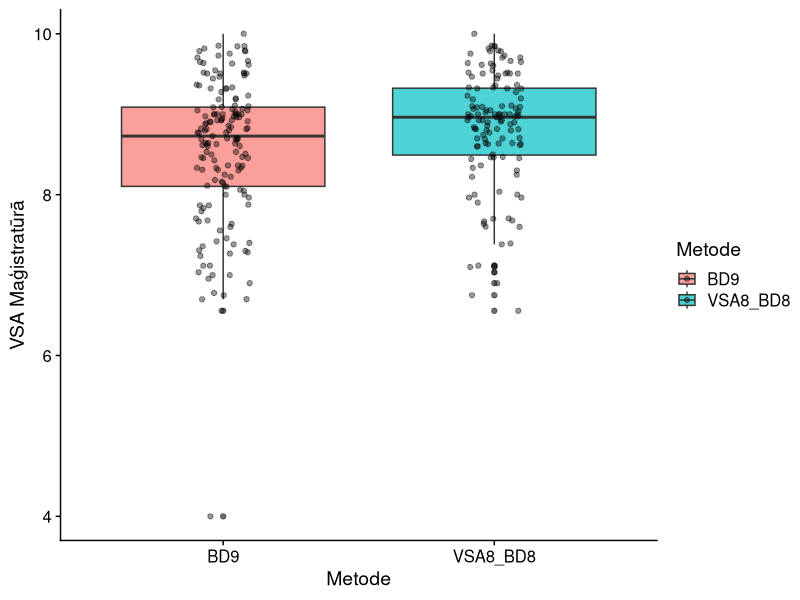
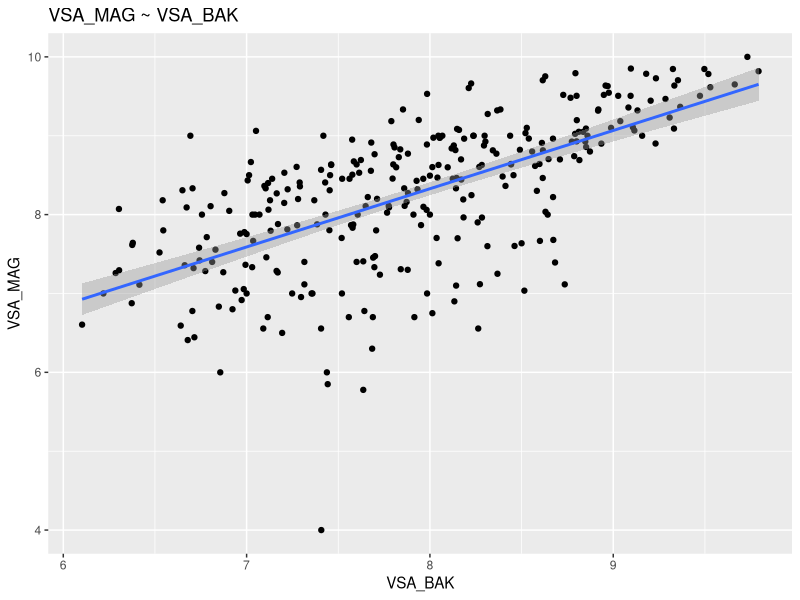
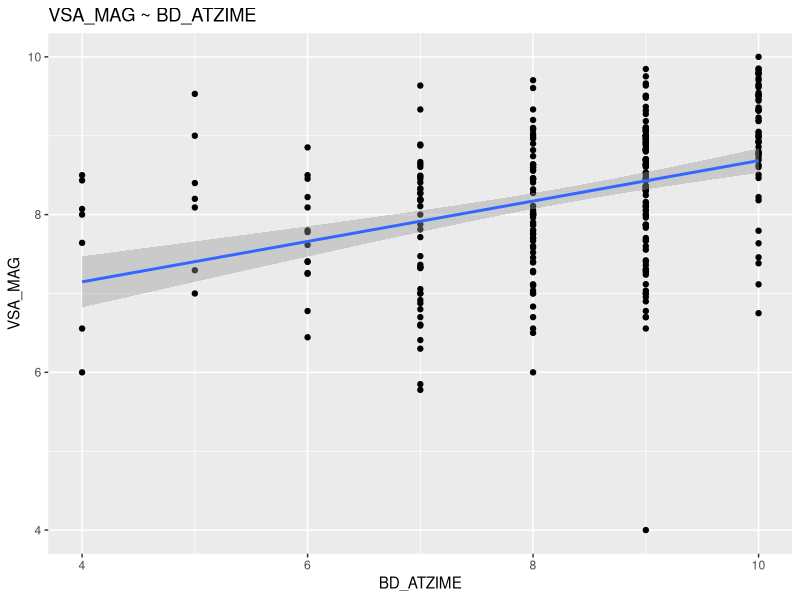
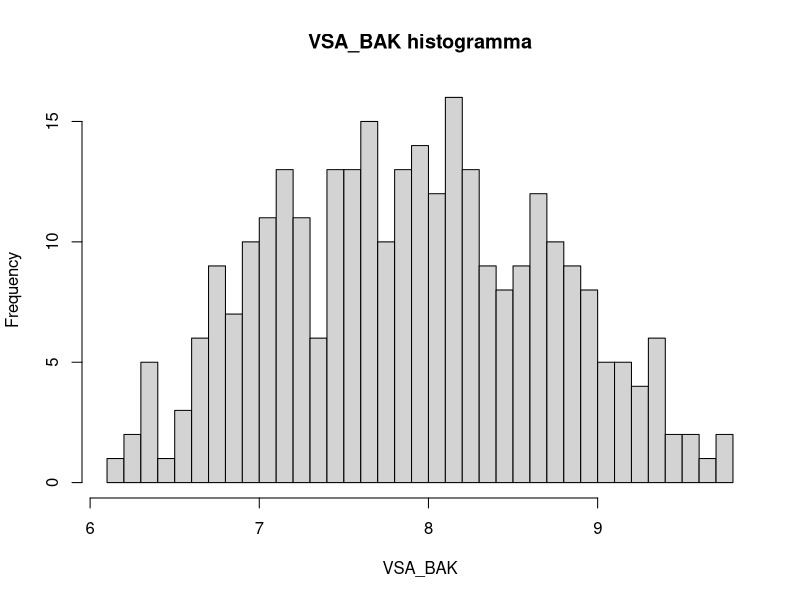
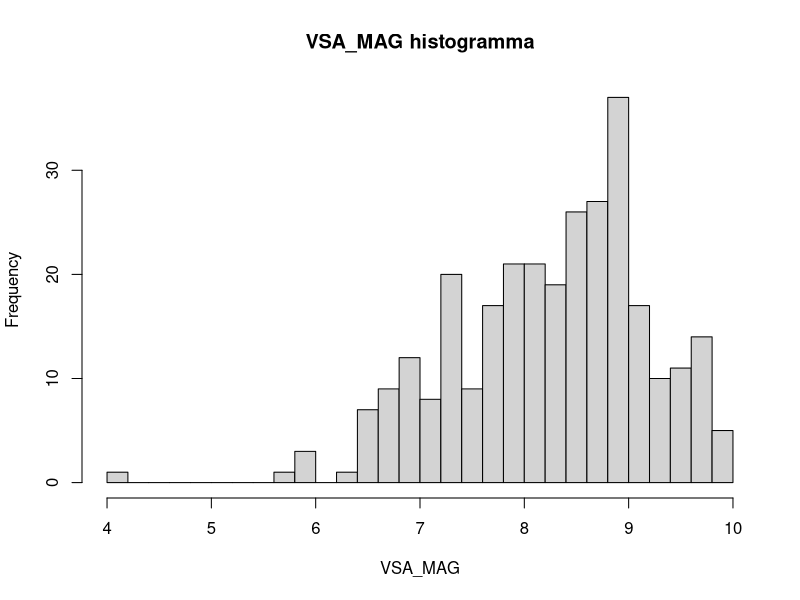
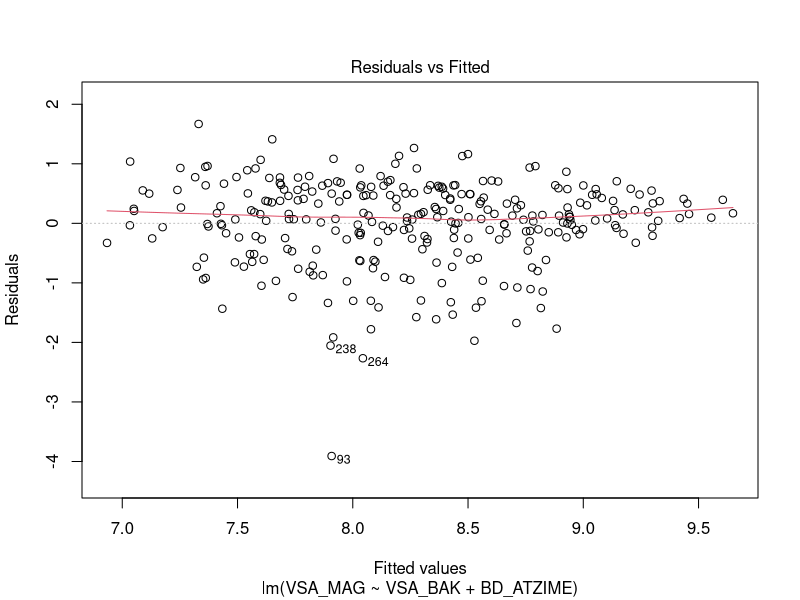
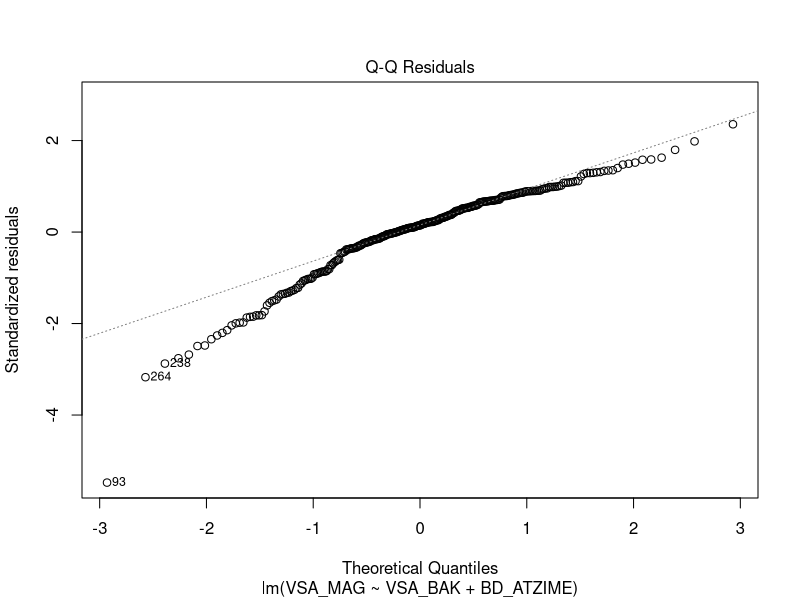
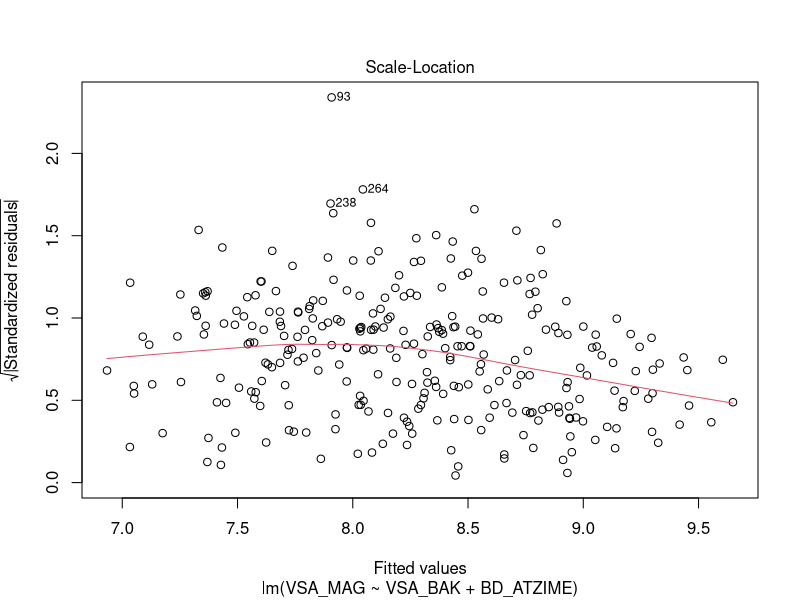

These figures' R source, in order:
## ---- chunk 1
library(readxl)
bak <- read_excel("studentu_sekmes2.xls", sheet = "sekmes_bak")
mag <- read_excel("studentu_sekmes2.xls", sheet = "sekmes_mag",  col_types = "text") #citādi rodas probleēma ar 6. kolonnu
## ---- chunk 2
library(dplyr)
bak_clean <- bak %>%
  mutate(ATZIME = as.numeric(as.character(BAK_ATZIME))) %>%
  filter(!is.na(ATZIME), ATZIME > 0)

mag_clean <- mag %>%
  mutate(ATZIME = as.numeric(as.character(MAG_ATZIME))) %>%
  filter(!is.na(ATZIME), ATZIME > 0)
## ---- chunk 3
length(bak_kodi <- unique(bak_clean$CILVEKS_CKODS))
length(mag_kodi <- unique(mag_clean$CILVEKS_CKODS))

length(kopejie_kodi <- intersect(bak_kodi, mag_kodi))
## ---- chunk 4
bak_studenti <- bak_clean %>%
  group_by(CILVEKS_CKODS) %>%
  summarise(
    VSA_BAK = weighted.mean(ATZIME, BAK_KURSA_KREDITI, na.rm = TRUE),
    BD_ATZIME = max(ifelse(grepl("Bakalaura darbs", BAK_KURSA_NOSAUKUMS, ignore.case = T), ATZIME, 0))
  ) %>%
  filter(BD_ATZIME > 0) # Redzu, ka daudziem bakalaura darba atzīme ir 0, tāpēc atlasu tikai tos, kam ir BD atzīme.
## ---- chunk 5
mag_clean$MAG_KURSA_KREDITI <- as.numeric(mag_clean$MAG_KURSA_KREDITI)
mag_studenti <- mag_clean %>%
  group_by(CILVEKS_CKODS) %>%
  summarise(
    VSA_MAG = weighted.mean(ATZIME, MAG_KURSA_KREDITI, na.rm = TRUE)
  )
## ---- chunk 6
bak_studenti$CILVEKS_CKODS <- as.character(bak_studenti$CILVEKS_CKODS) 
mag_studenti$CILVEKS_CKODS <- as.character(mag_studenti$CILVEKS_CKODS) 

stud_merge <- inner_join(bak_studenti, mag_studenti, by = "CILVEKS_CKODS")
## ---- chunk 7
grupa_BD9 <- stud_merge %>% 
  filter(BD_ATZIME >= 9) %>% 
  mutate(Metode = "BD9")

grupa_VSA8BD8 <- stud_merge %>% 
  filter(VSA_BAK >= 8 & BD_ATZIME >= 8) %>% 
  mutate(Metode = "VSA8_BD8")

salidzinajums_metodes <- bind_rows(grupa_BD9, grupa_VSA8BD8)

statistika <- salidzinajums_metodes %>%
  group_by(Metode) %>%
  summarise(
    Skaits = n(),
    Vid_Mag_VSA = mean(VSA_MAG),
    Std_Novirze = sd(VSA_MAG),
    Minimala_Atzime = min(VSA_MAG)
  )

print(statistika)
## ---- chunk 8
library(ggplot2)
library(cowplot)
ggplot(salidzinajums_metodes, aes(x = Metode, y = VSA_MAG, fill = Metode)) +
  geom_boxplot(alpha = 0.7) +
  geom_jitter(width = 0.1, alpha = 0.4) + 
  labs(y = "VSA Maģistratūrā") +
  theme_half_open()
## ---- chunk 9
ggplot(stud_merge, aes(x = VSA_BAK, y = VSA_MAG)) +
  geom_point() +
  geom_smooth(method = "lm", se = TRUE) +
  labs(x = "VSA_BAK", y = "VSA_MAG",
       title = "VSA_MAG ~ VSA_BAK")

ggplot(stud_merge, aes(x = BD_ATZIME, y = VSA_MAG)) +
  geom_point() +
  geom_smooth(method = "lm", se = TRUE) +
  labs(x = "BD_ATZIME", y = "VSA_MAG",
       title = "VSA_MAG ~ BD_ATZIME")
## ---- chunk 10
# VSA_BAK
hist(stud_merge$VSA_BAK, main = "VSA_BAK histogramma", xlab = "VSA_BAK", breaks = 30)
shapiro.test(stud_merge$VSA_BAK) # Nav sadalīta normāli
# BD_ATZIME - diskrēta
# VSA_MAG
hist(stud_merge$VSA_MAG, main = "VSA_MAG histogramma", xlab = "VSA_MAG", breaks = 30)
shapiro.test(stud_merge$VSA_MAG) # Nav sadalīta normāli
## ---- chunk 11
cor_vsa <- cor(stud_merge$VSA_BAK, stud_merge$VSA_MAG, method = "spearman")
cor_bd <- cor(stud_merge$BD_ATZIME, stud_merge$VSA_MAG, method = "spearman")

print(paste("VSA korelācija ar Maģistra sekmēm:", round(cor_vsa, 3)))
print(paste("BD korelācija ar Maģistra sekmēm:", round(cor_bd, 3)))
## ---- chunk 12
modelis <- lm(VSA_MAG ~ VSA_BAK + BD_ATZIME, data = stud_merge)
## ---- chunk 13
plot(modelis)
acf(residuals(modelis),lag.max = 28) 
## ---- chunk 14
summary(modelis)
## ---- chunk 15
length(unique(bak$BAK_KURSA_NOSAUKUMS))
## ---- chunk 16
top_kursi <- bak_clean %>%
  group_by(BAK_KURSA_NOSAUKUMS) %>%
  summarise(studentu_skaits = n()) %>%
  arrange(desc(studentu_skaits)) %>%
  head(50) 
## ---- chunk 17
library(tidyr)
popularie_nosaukumi <- top_kursi$BAK_KURSA_NOSAUKUMS

kursu_plata_tabula <- bak_clean %>%
  filter(BAK_KURSA_NOSAUKUMS %in% popularie_nosaukumi) %>%
  group_by(CILVEKS_CKODS, BAK_KURSA_NOSAUKUMS) %>%
  summarise(Atzime = max(ATZIME), .groups = 'drop') %>%
  pivot_wider(names_from = BAK_KURSA_NOSAUKUMS, values_from = Atzime)

kursu_plata_tabula$CILVEKS_CKODS <- as.character(kursu_plata_tabula$CILVEKS_CKODS)

analize <- inner_join(kursu_plata_tabula, mag_studenti, by = "CILVEKS_CKODS")

korelacijas <- sapply(analize %>% select(-CILVEKS_CKODS, -VSA_MAG), function(x) {
  cor(x, analize$VSA_MAG, use = "complete.obs", method = "spearman")
})
sort(korelacijas, decreasing = TRUE)
